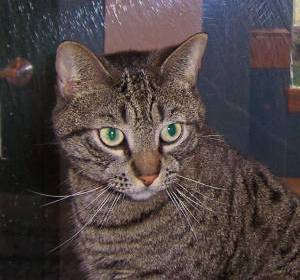
#> input picture Case Study 2 - SVM on Perturbed Cats vs Dogs/train/cat.1.jpg, 300 x 280 px; its folder holds only this picture in this run
$ jupyter execute --allow-errors cvar_param_svm.ipynb
#> lines starting #> are read from the running program, lines starting #| are printed output that depends on the picture
## Case Study 2: Risk Averse SVM for dogs vs cats classification

[cell 1]
import argparse
import numpy as np
import cvxpy as cp
import matplotlib.pyplot as plt
from PIL import Image
import os
import pandas as pd
from sklearn.preprocessing import StandardScaler
from sklearn.model_selection import train_test_split
from sklearn.metrics import accuracy_score, confusion_matrix
from tqdm import tqdm

"""
SVM with perturbed images of cats and dogs
lables: -1 -> cats, 1 -> dogs

"""
## Solver options for the optimization problem
solver_opts = {"eps_abs": 1e-5, "eps_rel": 1e-5, "max_iter": 10000}

def svm_loss_func(x, y, w, b):
    return max(0.0, 1.0 - y * (np.dot(w, x) - b))


def load_images(dimension=64, load_in_gray=True, max_per_class=None):
    # For notebooks, use the train directory relative to current working directory
#> called with dimension = 64, load_in_gray = True, max_per_class = 100
    path = "train"
    images = []
    labels = []
    class_counts = {'cat': 0, 'dog': 0}

    for filename in tqdm(sorted(os.listdir(path)), desc="Loading images"):
        if filename.endswith('.jpg'):
            # Check if we've reached the limit for this class
            if max_per_class is not None:
                class_type = 'cat' if 'cat' in filename else 'dog'
                if class_counts[class_type] >= max_per_class:
                    continue

            img_path = os.path.join(path, filename)
            img = Image.open(img_path)
#> img is the input picture: PIL image 300x280 RGB; mean R, G, B 78.8, 68.3, 68
            img_array = np.array(img)
            img_array = preprocess_image_loading(img_array, target_size=(dimension, dimension), to_gray=load_in_gray)
            images.append(img_array)
            label = -1 if 'cat' in filename else 1
            labels.append(label)

            # Update class count
            if max_per_class is not None:
                class_counts[class_type] += 1

    df = pd.DataFrame({'image': images, 'label': labels})
    return df

# Resize the images to 64 x 64 and flatten
def preprocess_image_loading(img, target_size=(64,64), to_gray=True):
#> called with target_size = (64, 64), to_gray = True
    img = Image.fromarray(img)
    if to_gray:
        img = img.convert('L')  # Convert to grayscale
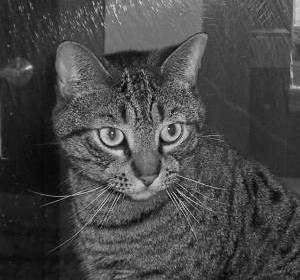
#> img: PIL image 300x280 L; min 0, max 237, mean 71.4
    img = img.resize(target_size)
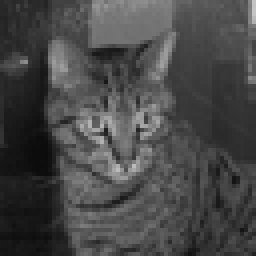
#> img: PIL image 64x64 L (shown 4 times larger); min 11, max 196, mean 71.4
    img_array = np.array(img).flatten() / 255.0  # Normalize pixel values
#> img_array = 4096 values, max 0.769 at index 191, min 0.0431 at index 2376, mean 0.28
    return img_array


# [128 lines left out: functions solve_svm_nominal, solve_svm_cvar, calc_metrics, evaluate_losses, cvar_empirical, calc_metrics_noisy and 1 more, not called in this run]

[cell 2]
## Configurations
seed = 340
dimension = 64
lambda_reg = 1e-3
alpha = 0.95
grayscale = True
max_per_class = 100  # Increased from 100 to get more training data
N = 10 # Number of perturbed training scenarios for CVaR optimization
M = 100 # Number of perturbed test scenarios for evaluation
sigma = 0.8 #Standard deviation of noise for perturbed scenarios

[cell 3]
## ============================================================================
## DATA LOADING AND PREPROCESSING
## ============================================================================

## Load the images and preprocess
df = load_images(dimension=dimension, load_in_gray=grayscale, max_per_class=max_per_class)
#> in load_images, `df = pd.DataFrame({'image': images, 'label': labels})`: df = table of 1 rows and 2 columns
#> df = table of 1 rows and 2 columns
x = np.array(df['image'].tolist())  # Convert DataFrame column to 2D array
y = df['label'].values
#> y = [-1]
np.random.seed(seed)

## Split into training and test sets
#> (the rest of this cell did not finish here and is left out)

$ run again, on Case Study 2 - SVM on Perturbed Cats vs Dogs/train/cat.10860.jpg
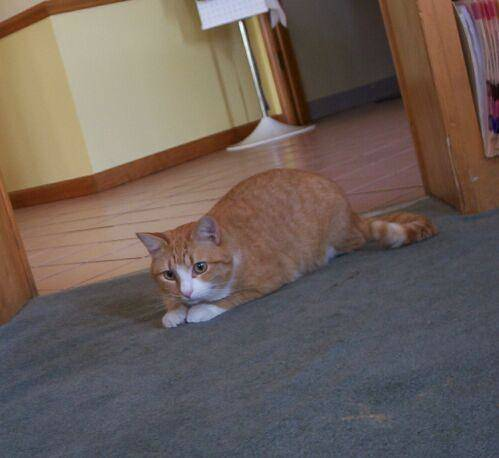
#> input picture Case Study 2 - SVM on Perturbed Cats vs Dogs/train/cat.10860.jpg, 499 x 458 px
#> in load_images, img is the input picture: PIL image 499x458 RGB; mean R, G, B 107.9, 95.3, 89.4
#> in preprocess_image_loading, `img = img.convert('L')`:
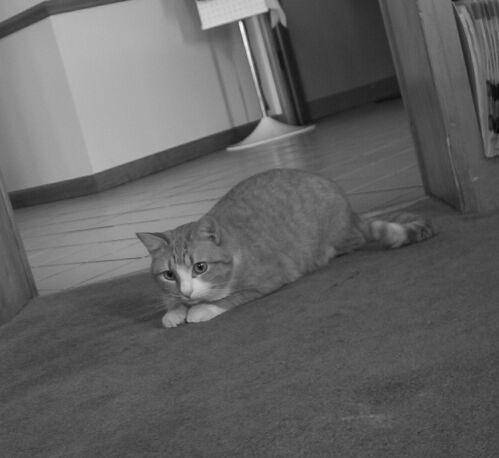
#> img: PIL image 499x458 L; min 2, max 248, mean 98.4
#> in preprocess_image_loading, `img = img.resize(target_size)`:
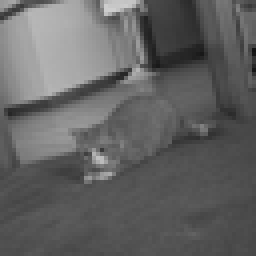
#> img: PIL image 64x64 L (shown 4 times larger); min 19, max 206, mean 98.4
#> in preprocess_image_loading, `img_array = np.array(img).flatten() / 255.0`: img_array = 4096 values, max 0.808 at index 155, min 0.0745 at index 831, mean 0.386
#> in load_images, `df = pd.DataFrame({'image': images, 'label': labels})`: df = table of 1 rows and 2 columns
#> y = [-1]

$ run again, on Case Study 2 - SVM on Perturbed Cats vs Dogs/train/cat.1097.jpg
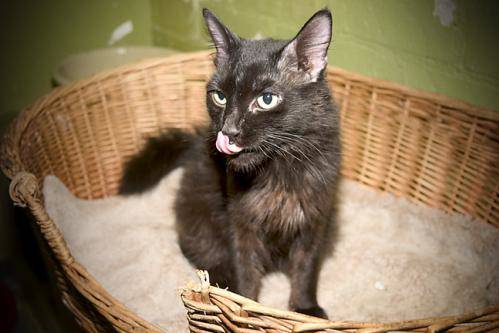
#> input picture Case Study 2 - SVM on Perturbed Cats vs Dogs/train/cat.1097.jpg, 499 x 333 px
#> in load_images, img is the input picture: PIL image 499x333 RGB; mean R, G, B 135.7, 115.9, 88.1
#> in preprocess_image_loading, `img = img.convert('L')`:
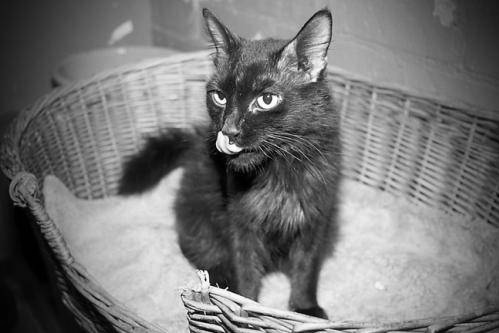
#> img: PIL image 499x333 L; min 0, max 255, mean 118.7
#> in preprocess_image_loading, `img = img.resize(target_size)`:
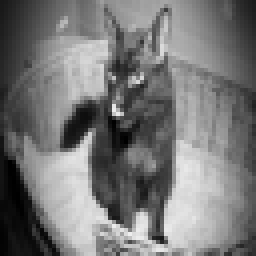
#> img: PIL image 64x64 L (shown 4 times larger); min 0, max 238, mean 118.7
#> in preprocess_image_loading, `img_array = np.array(img).flatten() / 255.0`: img_array = 4096 values, max 0.933 at index 3744, min 0 at index 2271, mean 0.465
#> in load_images, `df = pd.DataFrame({'image': images, 'label': labels})`: df = table of 1 rows and 2 columns
#> y = [-1]

$ run again, on Case Study 2 - SVM on Perturbed Cats vs Dogs/train/cat.11112.jpg
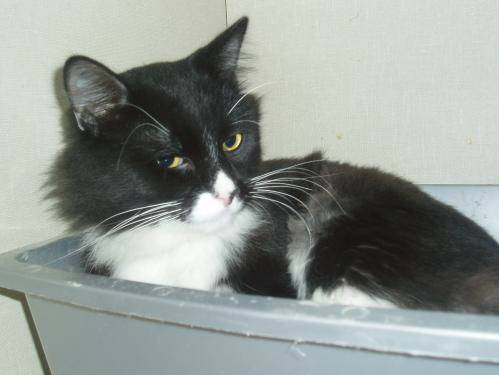
#> input picture Case Study 2 - SVM on Perturbed Cats vs Dogs/train/cat.11112.jpg, 499 x 375 px
#> in load_images, img is the input picture: PIL image 499x375 RGB; mean R, G, B 146.2, 152.1, 147.6
#> in preprocess_image_loading, `img = img.resize(target_size)`:
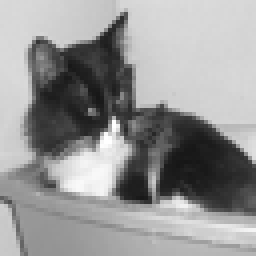
#> img: PIL image 64x64 L (shown 4 times larger); min 22, max 255, mean 149.8
#> in preprocess_image_loading, `img_array = np.array(img).flatten() / 255.0`: img_array = 4096 values, max 1 at index 2012, min 0.0863 at index 2606, mean 0.588
#> in load_images, `df = pd.DataFrame({'image': images, 'label': labels})`: df = table of 1 rows and 2 columns
#> y = [-1]

$ run again, on Case Study 2 - SVM on Perturbed Cats vs Dogs/train/cat.10081.jpg
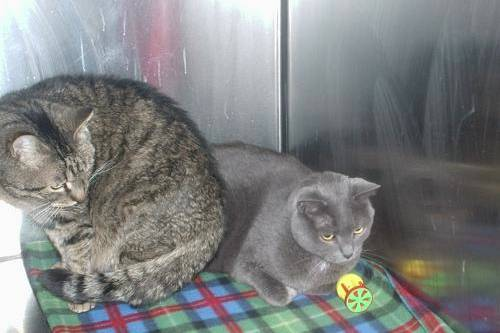
#> input picture Case Study 2 - SVM on Perturbed Cats vs Dogs/train/cat.10081.jpg, 500 x 333 px
#> in load_images, img is the input picture: PIL image 500x333 RGB; mean R, G, B 126.8, 128.5, 128.5
#> in preprocess_image_loading, `img = img.convert('L')`:
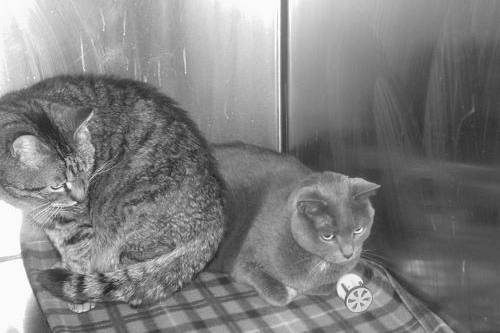
#> img: PIL image 500x333 L; min 23, max 255, mean 128
#> in preprocess_image_loading, `img = img.resize(target_size)`:
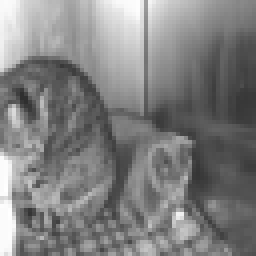
#> img: PIL image 64x64 L (shown 4 times larger); min 47, max 255, mean 128
#> in preprocess_image_loading, `img_array = np.array(img).flatten() / 255.0`: img_array = 4096 values, max 1 at index 3009, min 0.184 at index 1477, mean 0.502
#> in load_images, `df = pd.DataFrame({'image': images, 'label': labels})`: df = table of 1 rows and 2 columns
#> y = [-1]
